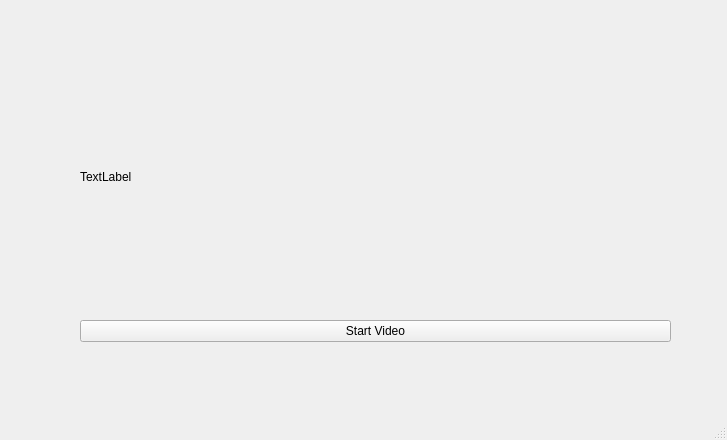
<?xml version="1.0" encoding="UTF-8"?>
<ui version="4.0">
 <class>MainWindow</class>
 <widget class="QMainWindow" name="MainWindow">
  <property name="geometry">
   <rect>
    <x>0</x>
    <y>0</y>
    <width>727</width>
    <height>440</height>
   </rect>
  </property>
  <property name="windowTitle">
   <string>MainWindow</string>
  </property>
  <widget class="QWidget" name="centralwidget">
   <widget class="QWidget" name="verticalLayoutWidget">
    <property name="geometry">
     <rect>
      <x>80</x>
      <y>40</y>
      <width>591</width>
      <height>302</height>
     </rect>
    </property>
    <layout class="QVBoxLayout" name="verticalLayout">
     <item>
      <widget class="QLabel" name="frame">
       <property name="text">
        <string>TextLabel</string>
       </property>
      </widget>
     </item>
     <item>
      <widget class="QPushButton" name="pushButton">
       <property name="text">
        <string>Start Video</string>
       </property>
      </widget>
     </item>
    </layout>
   </widget>
  </widget>
  <widget class="QMenuBar" name="menubar">
   <property name="geometry">
    <rect>
     <x>0</x>
     <y>0</y>
     <width>727</width>
     <height>22</height>
    </rect>
   </property>
  </widget>
  <widget class="QStatusBar" name="statusbar"/>
 </widget>
 <resources/>
 <connections/>
</ui>
